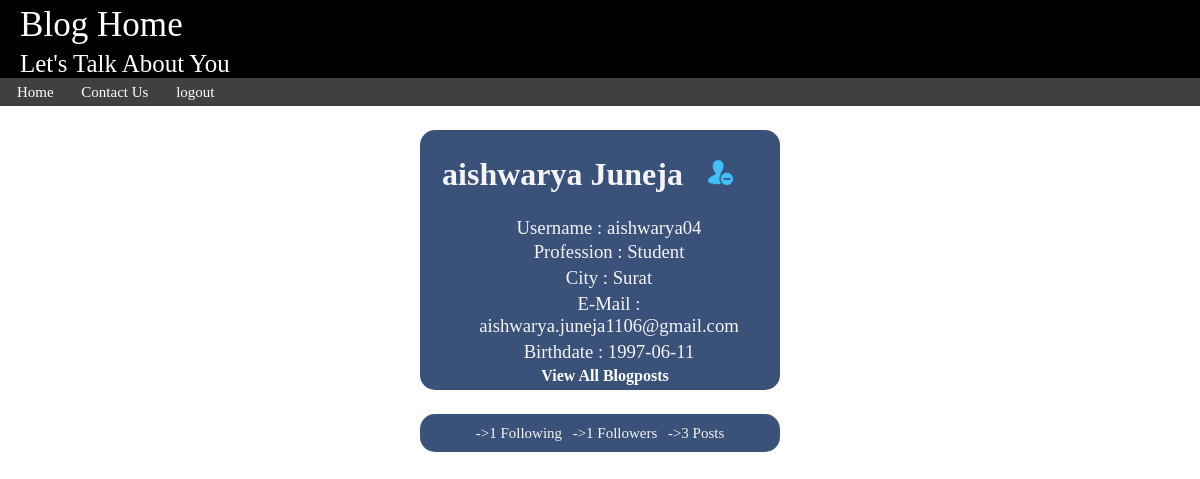
The app's page /loadProfile.php?userID=aishwarya04 (signed in) with its own data.
### tables this page shows
CREATE TABLE `users` (
  `userID` varchar(25) NOT NULL,
  `password` varchar(20) NOT NULL,
  `name` varchar(25) NOT NULL,
  `mail` varchar(30) NOT NULL,
  `birthdate` date DEFAULT NULL,
  `profession` varchar(15) NOT NULL,
  `city` varchar(20) NOT NULL,
  `type` char(1) NOT NULL DEFAULT 'B',
  `canWrite` int(11) NOT NULL DEFAULT '0',
  `verified` int(11) NOT NULL DEFAULT '0'
);

### loadProfile.php (the view, shortened to what this page needs)
<!DOCTYPE html>
<html>
<head>
	<link rel="stylesheet" type="text/css" href="style.css">
</head>
<body>
	<div class="header"><h3>Blog Home</h3>
			<h5>Let's Talk About You</h5>
	</div>
	<div class = "menu">
		<ul>
  		<li><a href="index.php">Home</a></li>
 	    <li><a href="contactUs.php">Contact Us</a></li>
 		<?php
 			if(isset($_SESSION['logged']))
 				echo "<li><a href='logout.php'>logout</a></li>";
 			else
 				echo "<li><a href='login.php?count=0'>Login</a></li>";
 		?>
		</ul>
	</div>
	<?php
		if(isset($_GET['userID'])){
			$user = $_GET['userID'];
			$servername = "localhost";
			$username = "root";
			$password = '';
			$dbname = "blog";
			$conn = new mysqli($servername, $username, $password,$dbname);
			$sql = "select * from users where userID like '".$user."';";
			$res = $conn->query($sql);
			if($res->num_rows>0){
				$row = $res->fetch_assoc();
				echo "<div class = 'profile'><h1>".$row['name'];
				if(isset($_SESSION['logged']) && $_SESSION['logged']!=$user){
					$sql = "select count(*) as num from follows where userID like '".$_SESSION['logged']."'and following like '".$user."';";
					$r = $conn->query($sql)->fetch_assoc()['num'];
					if($r==1)
						echo "<span style = 'margin:25px;'><a href = 'network.php?src=0&userID=".$user."'><img src = 'remove.png' height 25px width = 25px alt = 'remove from network'/></a></span></h1>";
					else
					echo "<span style = 'margin:25px;'><a href = 'network.php?src=1&userID=".$user."'><img src = 'add.png' height 25px width = 25px alt = 'add to network'/></a></span></h1>";
				}
				echo "<h3>Username : ".$row['userID']."<p>Profession : ".$row['profession']."<p>City : ".$row['city']."<p>E-Mail : ".$row['mail']."<p> Birthdate : ".$row['birthdate']."</h3>";
				echo "<h4><a href = 'allBlogs.php?userID=".$user."'>View All Blogposts</a></h4></div>";
				echo "<div class='profile'><ul>";
				$sql = "SELECT count(*) as num from follows where userID like'".$user."';";
				$count = $conn->query($sql)->fetch_assoc()['num'];
				echo "<li>->".$count." Following </li>";
				$sql = "SELECT count(*) as num from follows where Following like'".$user."';";
				$count = $conn->query($sql)->fetch_assoc()['num'];
				echo "<li>->".$count." Followers </li>";
				$sql = "SELECT count(*) as num from blogpost where blogger like'".$user."' and status = 1;";
				$count = $conn->query($sql)->fetch_assoc()['num'];
				echo "<li>->".$count." Posts </li></ul>";
			}
			else{
				header("location:error.php");
				exit();
			}
		}
		else
		{
			header("location:error.php");
			exit();
		}
	?>
</body>
</html>

### style.css (style rules this page uses)
body { margin:0px; background-color: #FFFFFF; }
.header { background-color: #000000; color: white; font-size: 30px; margin-bottom: 0px; }
.header h3,h5 { margin:0px; padding-left: 20px; padding-top: 5px; padding-bottom: 0px; }
.menu ul { list-style-type: none; margin: 0; padding: 0; padding: 5px; background-color: #404040; }
.menu li { display: inline; padding-right: 1%; padding-left: 1%; font-size:15px; }
.menu { margin:0; }
.menu a { text-decoration: none; color: white; }
.post h1,h4,h5,h2 { padding-left:20px; padding-right: 10px; margin:0px; }
.post h4,h5,h2 { font-weight: normal; }
p { margin:0; padding: 2px; }
.comment h4,h3,h6 { font-weight: normal; margin: 0px; padding:2px; padding-left:20px; }
.profile { background-color: #3A517A; border: 2px; border-radius: 15px; border-color: #DEDEDE; margin: 2% 35%; padding:5px; text-align: center; color: #F4F4F4; }
.profile a { text-decoration: none; color: white; }
.profile li { display: inline; padding-right: 1%; padding-left: 1%; font-size:15px; }
.profile ul { list-style-type: none; margin: 0; padding: 0; padding: 5px; }

### records on screen
users: name "aishwarya Juneja", userID "aishwarya04", profession "Student", city "Surat", mail "aishwarya.juneja1106@gmail.com", birthdate "1997-06-11"

### other values on screen
$count "1"
$count "3"
